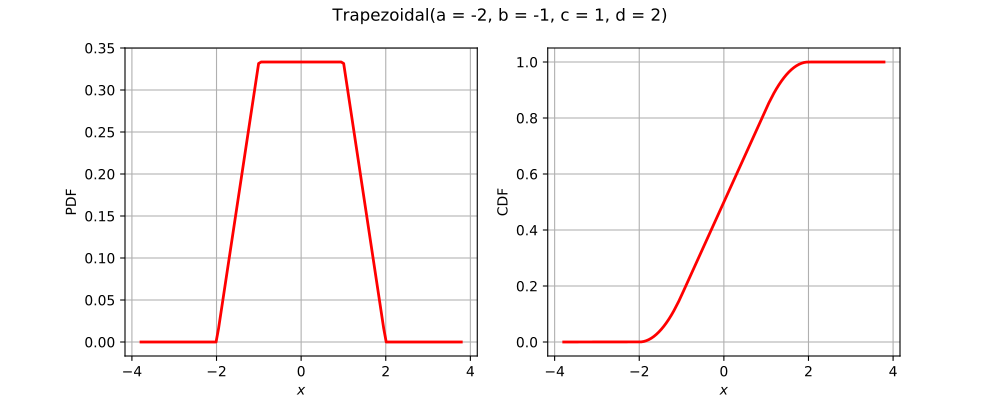

Python code for this plot:
import openturns as ot
from matplotlib import pyplot as plt
from openturns.viewer import View
if ot.Trapezoidal().__class__.__name__ == 'ComposedDistribution':
    correlation = ot.CorrelationMatrix(2)
    correlation[1, 0] = 0.25
    aCopula = ot.NormalCopula(correlation)
    marginals = [ot.Normal(1.0, 2.0), ot.Normal(2.0, 3.0)]
    distribution = ot.ComposedDistribution(marginals, aCopula)
elif ot.Trapezoidal().__class__.__name__ == 'CumulativeDistributionNetwork':
    distribution = ot.CumulativeDistributionNetwork([ot.Normal(2),ot.Dirichlet([0.5, 1.0, 1.5])], ot.BipartiteGraph([[0,1], [0,1]]))
elif ot.Trapezoidal().__class__.__name__ == 'Histogram':
    distribution = ot.Histogram([-1.0, 0.5, 1.0, 2.0], [0.45, 0.4, 0.15])
else:
    distribution = ot.Trapezoidal()
dimension = distribution.getDimension()
if dimension == 1:
    distribution.setDescription(['$x$'])
    pdf_graph = distribution.drawPDF()
    cdf_graph = distribution.drawCDF()
    fig = plt.figure(figsize=(10, 4))
    plt.suptitle(str(distribution))
    pdf_axis = fig.add_subplot(121)
    cdf_axis = fig.add_subplot(122)
    View(pdf_graph, figure=fig, axes=[pdf_axis], add_legend=False)
    View(cdf_graph, figure=fig, axes=[cdf_axis], add_legend=False)
elif dimension == 2:
    distribution.setDescription(['$x_1$', '$x_2$'])
    pdf_graph = distribution.drawPDF()
    fig = plt.figure(figsize=(10, 5))
    plt.suptitle(str(distribution))
    pdf_axis = fig.add_subplot(111)
    View(pdf_graph, figure=fig, axes=[pdf_axis], add_legend=False)
